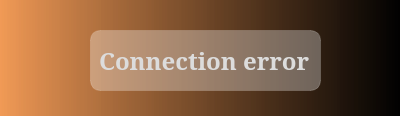
<?xml version="1.0" encoding="UTF-8"?>
<ui version="4.0">
 <class>Dialog</class>
 <widget class="QDialog" name="Dialog">
  <property name="geometry">
   <rect>
    <x>0</x>
    <y>0</y>
    <width>400</width>
    <height>116</height>
   </rect>
  </property>
  <property name="minimumSize">
   <size>
    <width>400</width>
    <height>116</height>
   </size>
  </property>
  <property name="maximumSize">
   <size>
    <width>400</width>
    <height>116</height>
   </size>
  </property>
  <property name="windowTitle">
   <string>Error</string>
  </property>
  <property name="autoFillBackground">
   <bool>false</bool>
  </property>
  <property name="styleSheet">
   <string notr="true">background-color: qlineargradient(spread:pad, x1:0, y1:0, x2:1, y2:0, stop:0 rgba(0, 0, 0, 156), stop:0.00 rgba(240, 150, 80, 210), stop:0.9999 rgba(0, 0, 0, 240), stop:1 rgba(0, 0, 0, 0));
</string>
  </property>
  <widget class="QLabel" name="label">
   <property name="geometry">
    <rect>
     <x>90</x>
     <y>30</y>
     <width>231</width>
     <height>61</height>
    </rect>
   </property>
   <property name="font">
    <font>
     <family>SimSun</family>
     <pointsize>-1</pointsize>
     <bold>true</bold>
    </font>
   </property>
   <property name="styleSheet">
    <string notr="true">border-radius: 10px;
font-size: 24px;
background-color: rgba(255,255,255,80);
border: 1px solid rgba(255,255,255,40);
font-weight: bold;
color: #DCDCDC;</string>
   </property>
   <property name="text">
    <string>Connection error</string>
   </property>
  </widget>
 </widget>
 <resources/>
 <connections/>
</ui>
